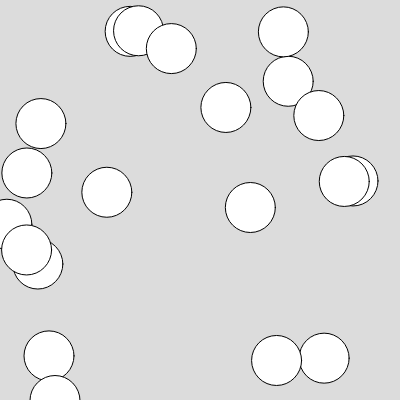
Frame 1 (no input)
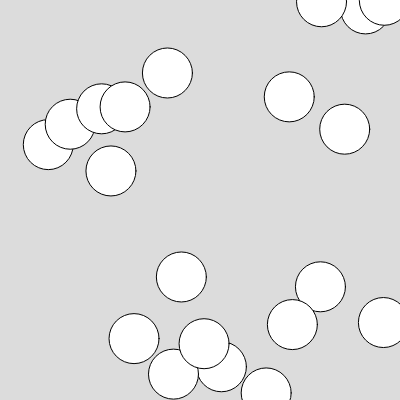
Frame 60 (no input)
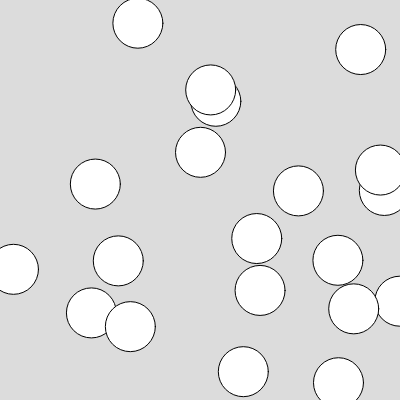
Frame 120 (the mouse pressed at the canvas centre since frame 60)

The p5.js sketch that drew these frames (run headless with seeded random() and noise() and a simulated clock; from frame 60 on, the mouse is pressed at the canvas centre):

// p5.js sketch
// ── sketch.js
let xs = [];
let ys = [];

let xspeed = [];
let yspeed = [];


function setup() {
  createCanvas(400, 400);
  
  for(let i=0; i<20;i++){
    xs[i]=random(width);
    ys[i]=random(height);
    xspeed[i]=random(-5,5);
    yspeed[i]=random(-5,5);
  }

}

function draw() {
  background(220);

  for(i=0;i<20;i++){
    xs[i]+= xspeed[i];
    ys[i]+= yspeed[i];
    
    if(xs[i]<=0 || xs[i] >= width){
       xspeed[i] *= -1;
    }
    
     if(ys[i]<=0 || ys[i] >= width){
       yspeed[i] *= -1;
    }
     ellipse(xs[i], ys[i], 50, 50);
    
  }
}
  
  
  
//   x1 += x1speed;
//   y1 += y1speed;

//   x2 += x2speed;
//   y2 += y2speed;
  
//   if (x1 <= 0 || x1 >= width) {
//     x1speed *= -1;
//   }

//   if (y1 <= 0 || y1 >= height) {
//     y1speed *= -1;
//   }

//   if (x2 <= 0 || x2 >= width) {
//     x2speed *= -1;
//   }

//   if (y2 <= 0 || y2 >= height) {
//     y2speed *= -1;
//   }

//   ellipse(x1, y1, 50, 50);
//   ellipse(x2, y2, 50, 50);
// }
